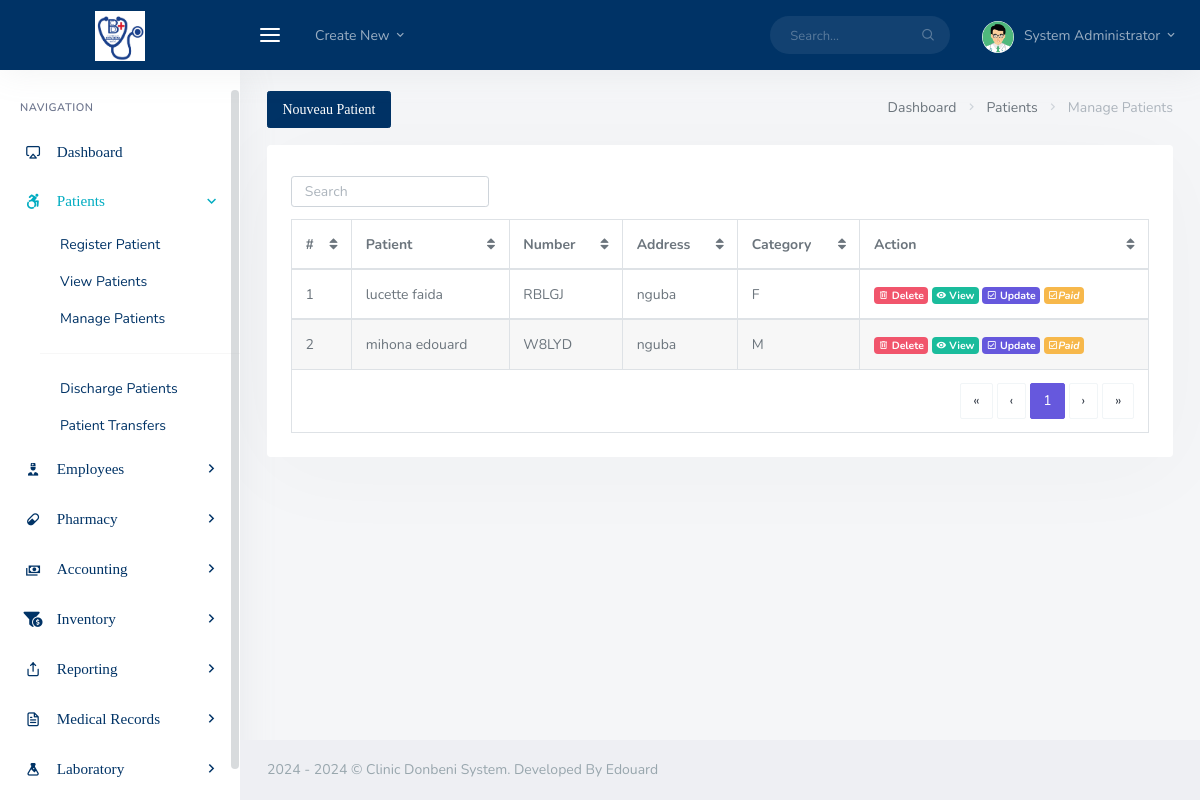
Page /backend/admin/admin_manage_patient.php (signed in) on the committed database.
### tables this page shows
CREATE TABLE `patients` (
  `pat_id` int(20) NOT NULL,
  `pat_nom` varchar(200) DEFAULT NULL,
  `pat_postnom` varchar(200) DEFAULT NULL,
  `pat_prenom` varchar(200) DEFAULT NULL,
  `pat_sexe` varchar(2) DEFAULT NULL,
  `pat_emploi` varchar(200) DEFAULT NULL,
  `pat_age` varchar(200) DEFAULT NULL,
  `pat_daten` varchar(200) DEFAULT NULL,
  `pat_number` varchar(200) DEFAULT NULL,
  `pat_addr` text,
  `pat_phone` varchar(200) DEFAULT NULL,
  `pat_date_create` timestamp(6) NOT NULL DEFAULT CURRENT_TIMESTAMP(6) ON UPDATE CURRENT_TIMESTAMP(6),
  `pat_date_update` timestamp(6) NOT NULL DEFAULT CURRENT_TIMESTAMP(6) ON UPDATE CURRENT_TIMESTAMP(6),
  `id_user` varchar(200) DEFAULT NULL,
  `pat_etat` int(11) NOT NULL DEFAULT '0',
  `pat_statu` int(11) NOT NULL DEFAULT '0'
);

### backend/admin/admin_manage_patient.php (the view, shortened to what this page needs)
<?php
  include('assets/inc/config.php');
?>
<!DOCTYPE html>
<html lang="en">
<?php include('assets/inc/head.php');?>
    <body>
        <div id="wrapper">
                <?php include('assets/inc/nav.php');?>
                <?php include("assets/inc/sidebar.php");?>
            <div class="content-page">
                <div class="content">
                    <div class="container-fluid">
                        <div class="row">
                            <div class="col-12">
                                <div class="page-title-box">
                                    <div class="page-title-right">
                                        <ol class="breadcrumb m-0">
                                            <li class="breadcrumb-item"><a href="javascript: void(0);">Dashboard</a></li>
                                            <li class="breadcrumb-item"><a href="javascript: void(0);">Patients</a></li>
                                            <li class="breadcrumb-item active">Manage Patients</li>
                                        </ol>
                                    </div>
                                    <h4 class="page-title"><a href="admin_register_patient.php" class="ladda-button btn btn-info" data-style="expand-right">Nouveau Patient</a></h4>
                                </div>
                            </div>
                        </div>
                        <div class="row">
                            <div class="col-12">
                                <div class="card-box">
                                    <div class="mb-2">
                                        <div class="row">
                                            <div class="col-12 text-sm-center form-inline" >
                                                <div class="form-group">
                                                    <input id="demo-foo-search" type="text" placeholder="Search" class="form-control form-control-sm" autocomplete="on">
                                                </div>
                                            </div>
                                        </div>
                                    </div>
                                    <div class="table-responsive">
                                        <table id="demo-foo-filtering" class="table table-bordered toggle-circle mb-0" data-page-size="7">
                                            <thead>
                                            <tr>
                                                <th>#</th>
                                                <th data-toggle="true">Patient</th>
                                                <th data-hide="phone">Number</th>
                                                <th data-hide="phone">Address</th>
                                                <th data-hide="phone">Category</th>
                                                <th data-hide="phone">Action</th>
                                            </tr>
                                            </thead>
                                            <?php
                                                $ret="SELECT * FROM patients ORDER BY RAND() ";
                                                $stmt= $mysqli->prepare($ret) ;
                                                $stmt->execute() ;
                                                $res=$stmt->get_result();
                                                $cnt=1;
                                                while($row=$res->fetch_object())
                                                {
                                            ?>
                                                <tbody>
                                                <tr>
                                                    <td><?php echo $cnt;?></td>
                                                    <td><?php echo $row->pat_prenom;?> <?php echo $row->pat_nom;?></td>
                                                    <td><?php echo $row->pat_number;?></td>
                                                    <td><?php echo $row->pat_addr;?></td>
                                                    <td><?php echo $row->pat_sexe;?></td>
                                                    <td>
                                                        <a href="admin_manage_patient.php?delete=<?php echo $row->pat_id;?>" class="badge badge-danger"><i class=" mdi mdi-trash-can-outline "></i> Delete</a>
                                                        <a href="admin_view_single_patient.php?pat_id=<?php echo $row->pat_id;?>&&pat_number=<?php echo $row->pat_number;?>" class="badge badge-success"><i class="mdi mdi-eye"></i> View</a>
                                                        <a href="admin_update_single_patient.php?pat_id=<?php echo $row->pat_id;?>" class="badge badge-primary"><i class="mdi mdi-check-box-outline "></i> Update</a>
                                                         <a href="gestion-paie-service.php?pat_id=<?php echo $row->pat_id;?>" class="badge badge-warning">
                            <i class="mdi mdi-check-box-outline ">Paid</i> </a>
                                                    </td>
                                                </tr>
                                                </tbody>
                                            <?php  $cnt = $cnt +1 ; }?>
                                            <tfoot>
                                            <tr class="active">
                                                <td colspan="8">
                                                    <div class="text-right">
                                                        <ul class="pagination pagination-rounded justify-content-end footable-pagination m-t-10 mb-0"></ul>
                                                    </div>
                                                </td>
                                            </tr>
                                            </tfoot>
                                        </table>
                                    </div>
                                </div>
                            </div>
                        </div>
                    </div>
                </div>
                 <?php include('assets/inc/footer.php');?>
            </div>
        </div>
    </body>
</html>

### backend/admin/assets/inc/nav.php (shortened to what this page needs)
<?php
    $aid=$_SESSION['ad_id'];
    $ret="select * from admin where ad_id=?";
    $stmt= $mysqli->prepare($ret) ;
    $stmt->bind_param('i',$aid);
    $stmt->execute() ;
    $res=$stmt->get_result();
    while($row=$res->fetch_object())
    {
?>
    <div class="navbar-custom">
        <ul class="list-unstyled topnav-menu float-right mb-0">
            <li class="d-none d-sm-block">
                <form class="app-search">
                    <div class="app-search-box">
                        <div class="input-group">
                            <input type="text" class="form-control" placeholder="Search...">
                            <div class="input-group-append">
                                <button class="btn" type="submit">
                                    <i class="fe-search"></i>
                                </button>
                            </div>
                        </div>
                    </div>
                </form>
            </li>
            <li class="dropdown notification-list">
                <a class="nav-link dropdown-toggle nav-user mr-0 waves-effect waves-light" data-toggle="dropdown" href="#" role="button" aria-haspopup="false" aria-expanded="false">
                    <img src="assets/images/users/<?php echo $row->ad_dpic;?>" alt="dpic" class="rounded-circle">
                    <span class="pro-user-name ml-1">
                        <?php echo $row->ad_fname;?> <?php echo $row->ad_lname;?> <i class="mdi mdi-chevron-down"></i>
                    </span>
                </a>
            </li>
        </ul>
        <div class="logo-box">
            <a href="admin_dashboard.php" class="logo text-center">
                <span class="logo-lg">
                    <img src="assets/images/donb.jpg" alt="" height="50">
                </span>
            </a>
        </div>
        <ul class="list-unstyled topnav-menu topnav-menu-left m-0">
            <li>
                <button class="button-menu-mobile waves-effect waves-light">
                    <i class="fe-menu"></i>
                </button>
            </li>
            <li class="dropdown d-none d-lg-block">
                <a class="nav-link dropdown-toggle waves-effect waves-light" data-toggle="dropdown" href="#" role="button" aria-haspopup="false" aria-expanded="false">
                    Create New
                    <i class="mdi mdi-chevron-down"></i>
                </a>
            </li>
        </ul>
    </div>
<?php }?>

### rows in the picture
patients: pat_prenom "lucette", pat_nom "faida", pat_number "RBLGJ", pat_addr "nguba", pat_sexe "F"
patients: pat_prenom "mihona", pat_nom "edouard", pat_number "W8LYD", pat_addr "nguba", pat_sexe "M"

### other values in the picture
$row->ad_fname "System"
$row->ad_lname "Administrator"
